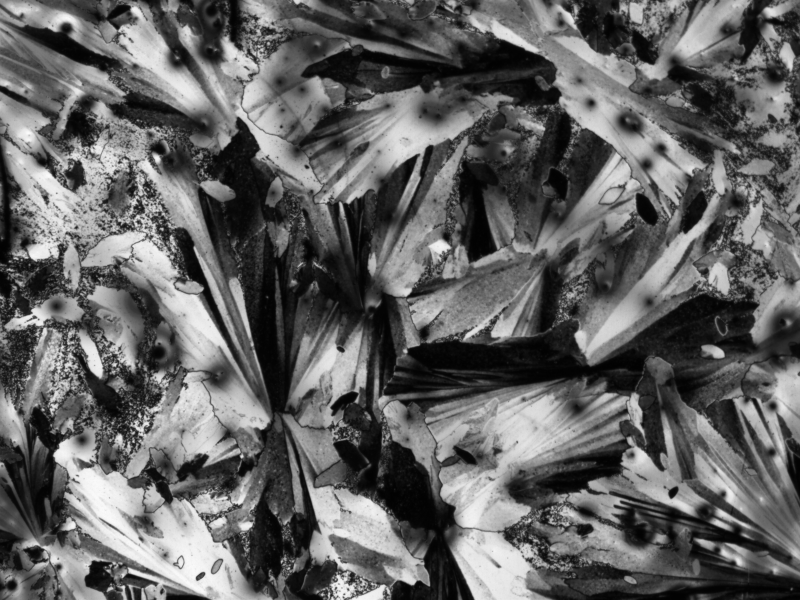
#> input picture Assignments/RM257/102.0C.jpg, 1600 x 1200 px, given in place of CEB2_s1_4x_1.jpg, which was not available (shown at 1/2 size)
$ jupyter execute --allow-errors Assignment6.ipynb   (shell and % lines are left out)   (text cells are left out)
#> lines starting #> are read from the running program, lines starting #| are printed output that depends on the picture; after the words box and inside, x2 and y2 are one past the last pixel; in counts of white or black regions, pixels touching at a corner belong together; pictures that were not available may be replaced by others from this repository, and a replacement may not be noted
[cell 1]
import numpy as np
import matplotlib.pyplot as plt
import skimage as ski
import scipy.ndimage as ndi
import cv2

[cell 2]
film = ski.io.imread('MSE7530/sampledata/HW6/CEB2_s1_4x_1.jpg')
#> film is the input picture: shape (1200, 1600, 3); min 0, max 252, mean 98.3
film.shape
#> Out = (1200, 1600, 3)

[cell 3]
red = film[:,:,0]; green = film[:,:,1]; blue = film[:,:,2]
gray = 0.2989 * red + 0.5870 * green + 0.1140 * blue
fig, ax = plt.subplots(1,4,figsize=(20,4))
#> (the rest of this cell did not finish here and is left out)

[cell 4]
gray.shape
#> Out = (1200, 1600)

[cell 5]
gradient = np.gradient(gray)
#> gradient = 2 items
fig, ax = plt.subplots(1,3,figsize=(15,4))
#> (the rest of this cell did not finish here and is left out)

[cell 6]
mag = np.sqrt(gradient[0]**2 + gradient[1]**2)
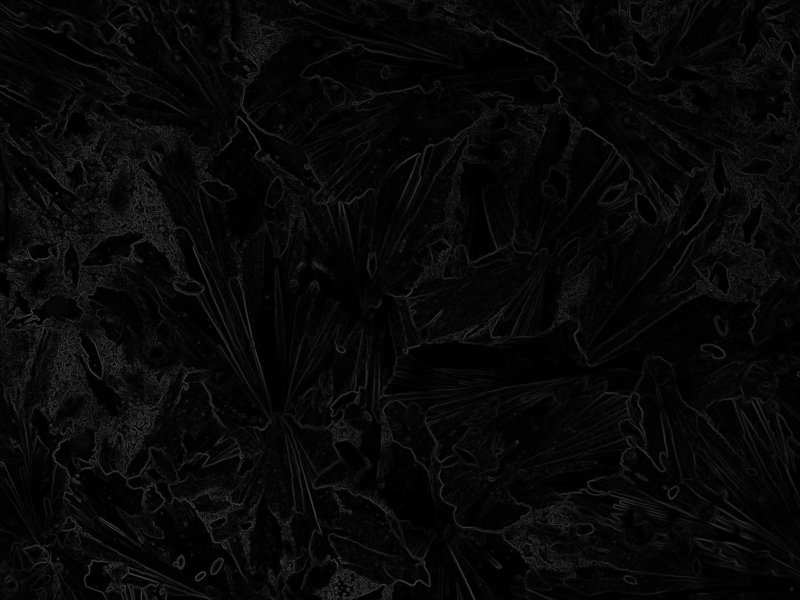
#> mag: shape (1200, 1600) float64 (shown at 1/2 size); min 0, max 101.9, mean 8.3
fig, ax = plt.subplots(1,2,figsize=(15,4))
#> (the rest of this cell did not finish here and is left out)

[cell 7]
fig, ax = plt.subplots(4,1,figsize=(3,12),sharex=True) # plotted with a common x-axis
#> (the rest of this cell did not finish here and is left out)

#> (a cell that did not finish here is left out)

[cell 9]
# Convert the grayscale image to 8-bit unsigned integer format; necessary for opencv
gray_8u = cv2.convertScaleAbs(gray)

thresh_gauss = cv2.adaptiveThreshold(gray_8u, 255, cv2.ADAPTIVE_THRESH_GAUSSIAN_C, cv2.THRESH_BINARY, 101, 15)
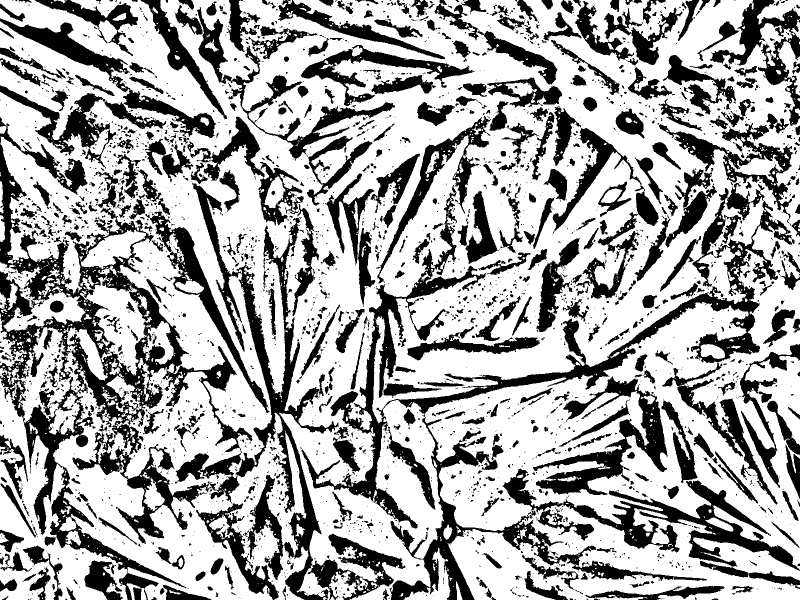
#> thresh_gauss: shape (1200, 1600) (shown at 1/2 size); 66.3% white; 3103 black regions (2406 under 20 px), largest, box (x1, y1, x2, y2) and area: (0, 235, 811, 1200) 148350, (603, 402, 1600, 1200) 99017, (1066, 753, 1335, 990) 17630

#> (the rest of this cell did not finish here and is left out)

[cell 10]
bined = thresh_gauss < 100
#> (the rest of this cell did not finish here and is left out)

[cell 11]
# erode this
from skimage.morphology import binary_erosion as er

eroded = er(bined,footprint=ski.morphology.disk(1))
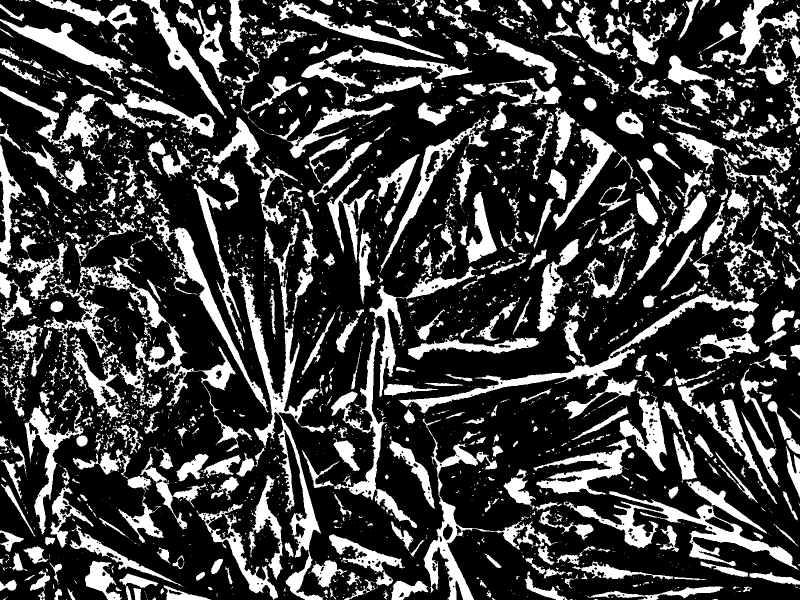
#> eroded: shape (1200, 1600) bool (shown at 1/2 size); 25.6% white; 2542 white regions (1780 under 20 px), largest, box (x1, y1, x2, y2) and area: (472, 447, 652, 1200) 20004, (798, 480, 1555, 827) 14446, (1127, 982, 1598, 1140) 13385
#> (the rest of this cell did not finish here and is left out)

[cell 12]
print(ski.morphology.disk(1))

[cell 13]
from skimage.morphology import binary_dilation as dil
dilated = dil(eroded,footprint=ski.morphology.disk(1))
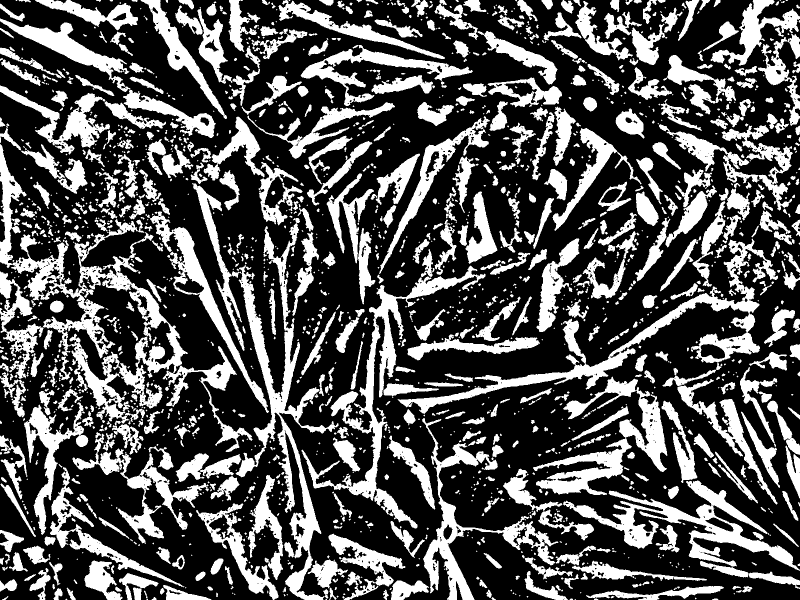
#> dilated: shape (1200, 1600) bool (shown at 1/2 size); 32.6% white; 1750 white regions (886 under 20 px), largest, box (x1, y1, x2, y2) and area: (0, 288, 376, 909) 38715, (471, 436, 677, 1200) 25322, (795, 477, 1556, 828) 24451
#> (the rest of this cell did not finish here and is left out)

[cell 14]
from skimage.morphology import remove_small_objects as rem_objects
removed1 = rem_objects(dilated,min_size=20)
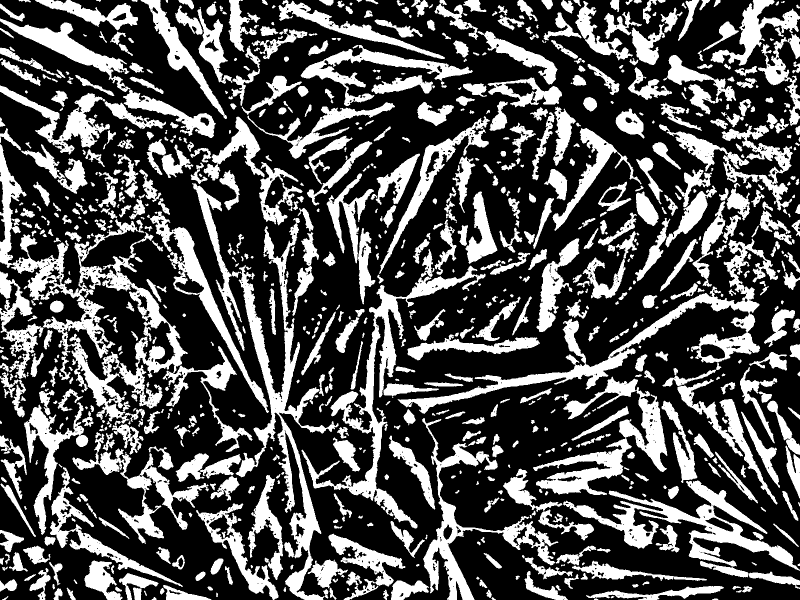
#> removed1: shape (1200, 1600) bool (shown at 1/2 size); 32.1% white; 862 white regions, largest, box (x1, y1, x2, y2) and area: (0, 288, 376, 909) 38664, (471, 436, 677, 1200) 25317, (795, 477, 1556, 828) 24451
#> (the rest of this cell did not finish here and is left out)

[cell 15]
redilate = dil(removed1,footprint=ski.morphology.disk(8))
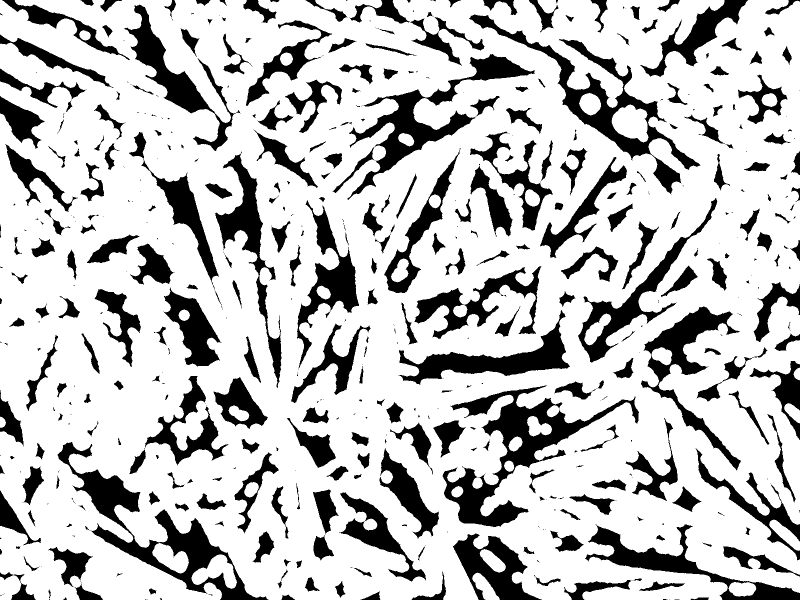
#> redilate: shape (1200, 1600) bool (shown at 1/2 size); 76.2% white; 543 black regions (242 under 20 px), largest, box (x1, y1, x2, y2) and area: (885, 771, 1278, 1054) 25538, (115, 884, 537, 1200) 23222, (938, 29, 1401, 389) 20363
#> (the rest of this cell did not finish here and is left out)

[cell 16]
from skimage.morphology import remove_small_holes as rem_holes
removed2 = rem_holes(redilate,area_threshold=1000)
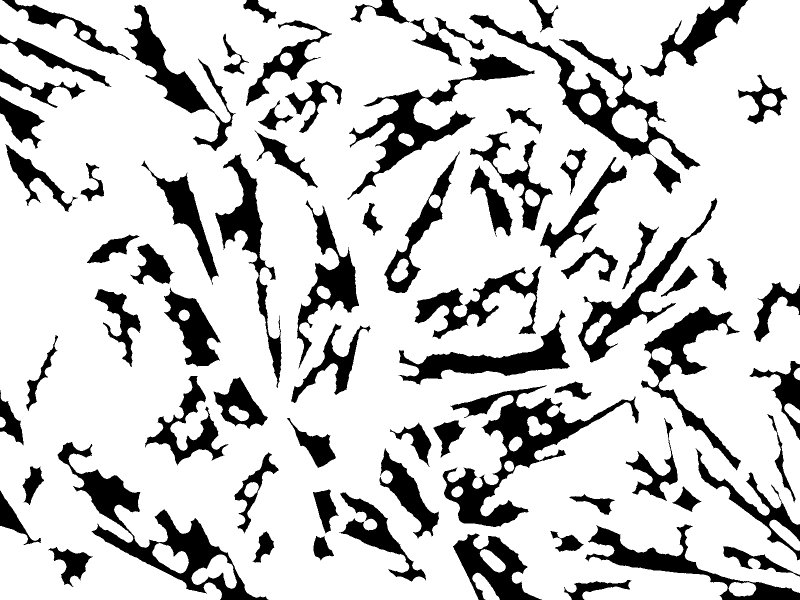
#> removed2: shape (1200, 1600) bool (shown at 1/2 size); 79.5% white; 74 black regions, largest, box (x1, y1, x2, y2) and area: (885, 771, 1278, 1054) 25531, (115, 884, 537, 1200) 23218, (938, 29, 1401, 388) 20357
#> (the rest of this cell did not finish here and is left out)

[cell 17]
reerode = er(removed2,footprint=ski.morphology.disk(8))
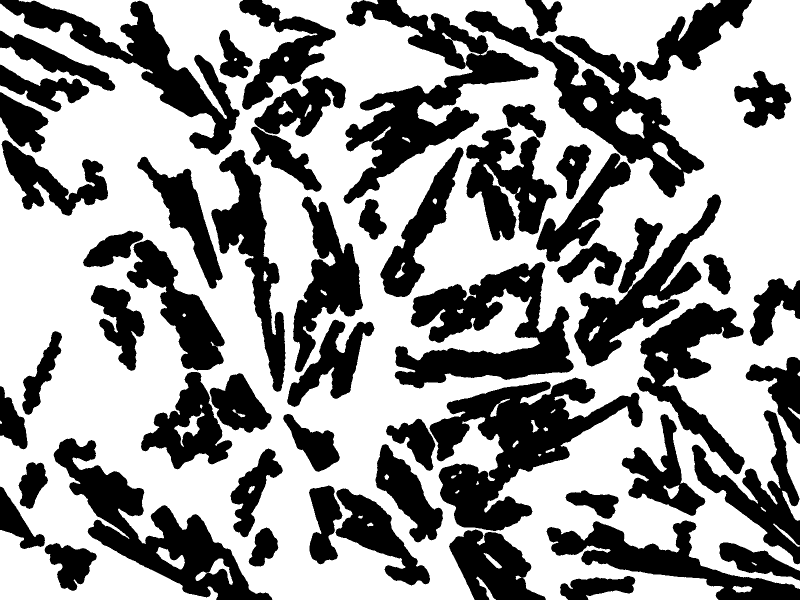
#> reerode: shape (1200, 1600) bool (shown at 1/2 size); 59.6% white; 58 black regions, largest, box (x1, y1, x2, y2) and area: (859, 755, 1286, 1062) 53642, (687, 0, 1077, 408) 46589, (789, 524, 1148, 777) 43367
#> (the rest of this cell did not finish here and is left out)

$ run again, on Assignments/RM257/125.0C.jpg
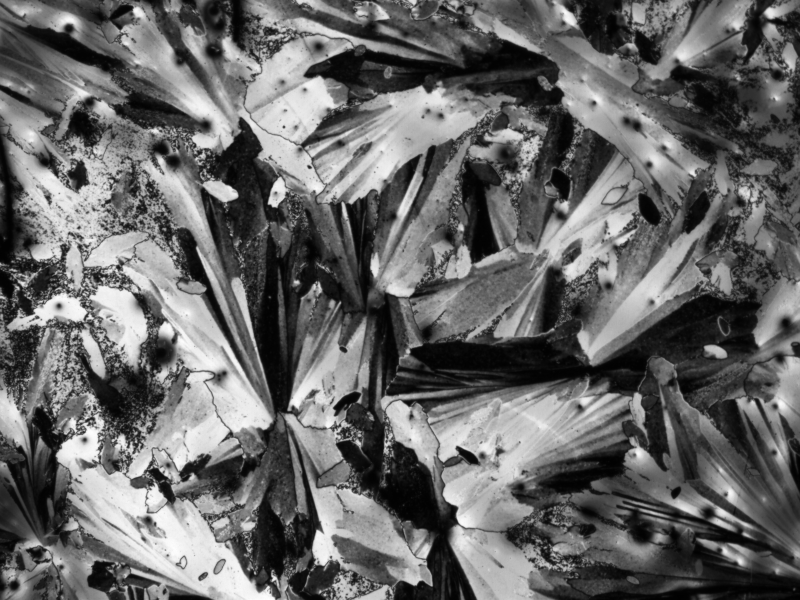
#> input picture Assignments/RM257/125.0C.jpg, 1600 x 1200 px, given in place of CEB2_s1_4x_1.jpg, which was not available (shown at 1/2 size)
#> film is the input picture: shape (1200, 1600, 3); min 0, max 255, mean 103
#> gradient = 2 items
#> `thresh_gauss = cv2.adaptiveThreshold(gray_8u, 255, cv2.ADAPTIVE_THRESH..`:
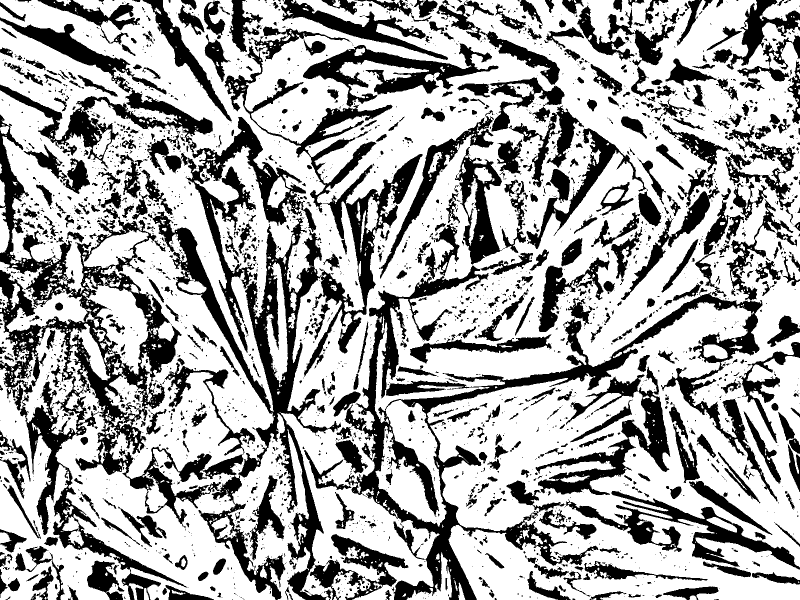
#> thresh_gauss: shape (1200, 1600) (shown at 1/2 size); 66.6% white; 2863 black regions (2137 under 20 px), largest, box (x1, y1, x2, y2) and area: (0, 229, 845, 1200) 155056, (608, 398, 1594, 1200) 83655, (0, 35, 633, 706) 44005
#> eroded: shape (1200, 1600) bool; 25.3% white; 2485 white regions (1712 under 20 px), largest, box (x1, y1, x2, y2) and area: (306, 424, 654, 1139) 30163, (704, 639, 962, 1200) 16742, (376, 235, 611, 703) 15181
#> dilated: shape (1200, 1600) bool; 32.3% white; 1786 white regions (879 under 20 px), largest, box (x1, y1, x2, y2) and area: (305, 423, 655, 1200) 40040, (703, 638, 1197, 1200) 24710, (0, 461, 340, 778) 23785
#> removed1: shape (1200, 1600) bool; 31.8% white; 902 white regions, largest, box (x1, y1, x2, y2) and area: (305, 423, 655, 1200) 40004, (703, 638, 1197, 1200) 24689, (0, 461, 340, 778) 23770
#> redilate: shape (1200, 1600) bool; 75.9% white; 606 black regions (281 under 20 px), largest, box (x1, y1, x2, y2) and area: (872, 771, 1257, 1054) 28260, (120, 860, 542, 1200) 25257, (946, 28, 1374, 389) 19148
#> removed2: shape (1200, 1600) bool; 79.1% white; 78 black regions, largest, box (x1, y1, x2, y2) and area: (872, 771, 1257, 1054) 28254, (120, 860, 542, 1200) 25250, (946, 28, 1374, 389) 19145
#> `reerode = er(removed2,footprint=ski.morphology.disk(8))`:
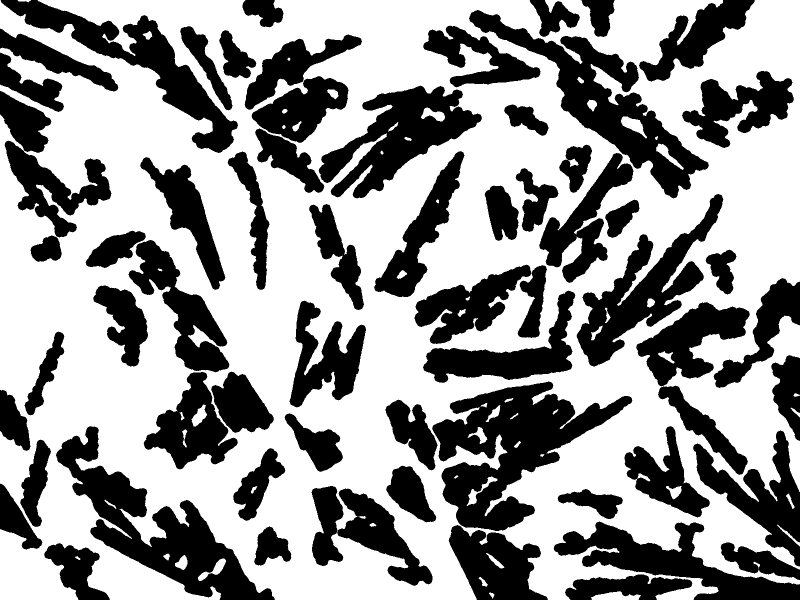
#> reerode: shape (1200, 1600) bool (shown at 1/2 size); 59.9% white; 63 black regions, largest, box (x1, y1, x2, y2) and area: (864, 763, 1265, 1062) 51846, (112, 852, 550, 1200) 43838, (938, 20, 1418, 397) 40735

$ run again, on Assignments/RM257/128.0C.jpg
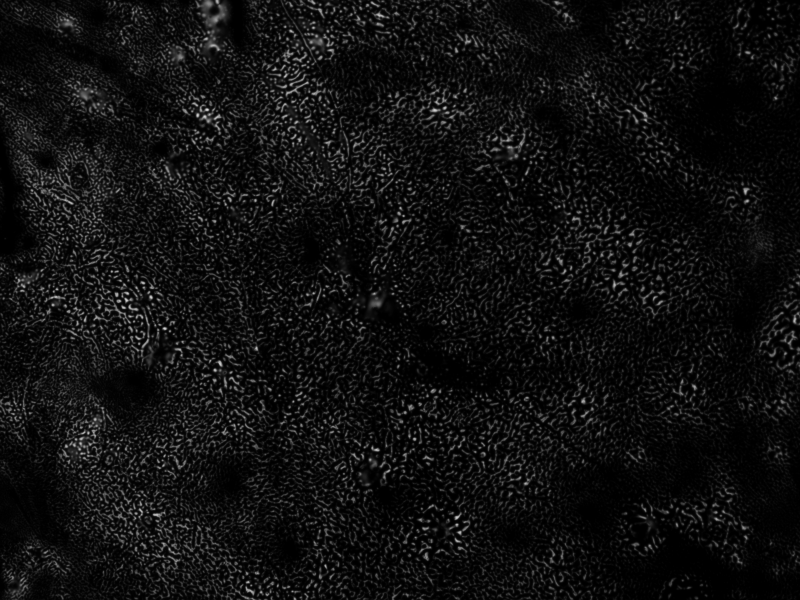
#> input picture Assignments/RM257/128.0C.jpg, 1600 x 1200 px, given in place of CEB2_s1_4x_1.jpg, which was not available (shown at 1/2 size)
#> film is the input picture: shape (1200, 1600, 3); min 0, max 226, mean 16
#> gradient = 2 items
#> `thresh_gauss = cv2.adaptiveThreshold(gray_8u, 255, cv2.ADAPTIVE_THRESH..`:
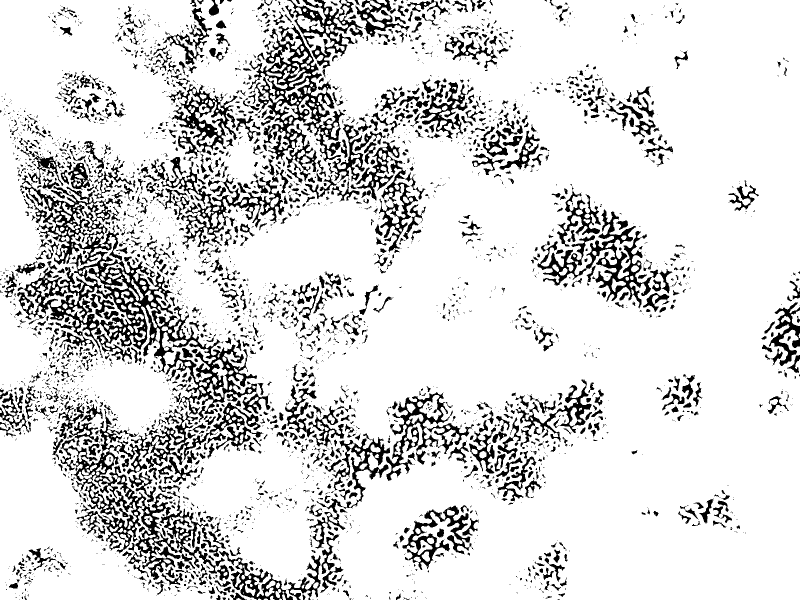
#> thresh_gauss: shape (1200, 1600) (shown at 1/2 size); 84.9% white; 3789 black regions (2568 under 20 px), largest, box (x1, y1, x2, y2) and area: (34, 351, 515, 829) 39299, (121, 818, 450, 1160) 23143, (496, 48, 690, 344) 15756
#> eroded: shape (1200, 1600) bool; 8.1% white; 3529 white regions (2305 under 20 px), largest, box (x1, y1, x2, y2) and area: (524, 54, 687, 319) 6859, (194, 524, 345, 712) 3092, (392, 680, 498, 809) 2769
#> dilated: shape (1200, 1600) bool; 13.7% white; 2639 white regions (1084 under 20 px), largest, box (x1, y1, x2, y2) and area: (499, 53, 688, 323) 12202, (176, 931, 351, 1160) 7213, (193, 523, 346, 713) 6531
#> removed1: shape (1200, 1600) bool; 13.1% white; 1544 white regions, largest, box (x1, y1, x2, y2) and area: (499, 53, 688, 323) 12166, (176, 931, 351, 1160) 7213, (193, 523, 346, 713) 6531
#> redilate: shape (1200, 1600) bool; 42.4% white; 47 white regions, largest, box (x1, y1, x2, y2) and area: (0, 0, 1216, 1200) 626161, (1055, 369, 1380, 633) 45881, (529, 539, 791, 710) 21146
#> removed2: shape (1200, 1600) bool; 42.7% white; 47 white regions, largest, box (x1, y1, x2, y2) and area: (0, 0, 1216, 1200) 630443, (1055, 369, 1380, 633) 45896, (529, 539, 791, 710) 21643
#> `reerode = er(removed2,footprint=ski.morphology.disk(8))`:
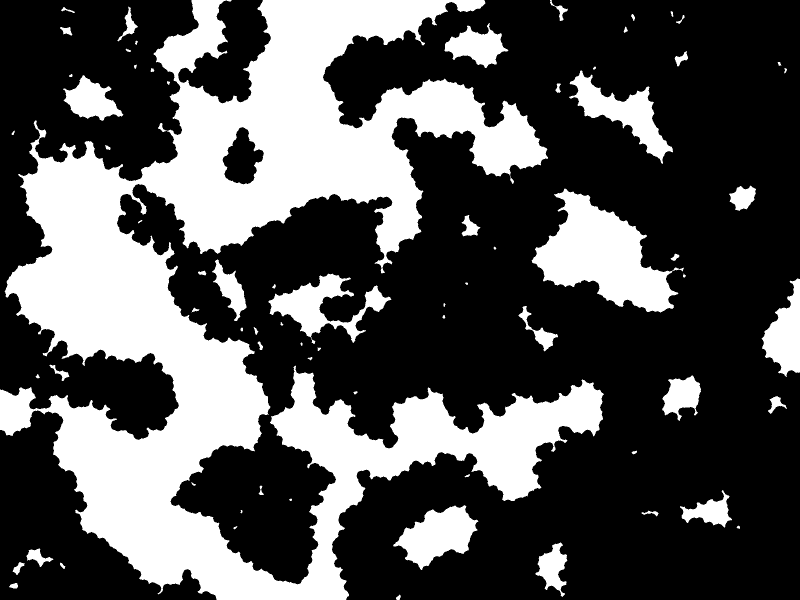
#> reerode: shape (1200, 1600) bool (shown at 1/2 size); 32.9% white; 73 white regions (2 under 20 px), largest, box (x1, y1, x2, y2) and area: (0, 0, 1208, 1200) 514605, (1063, 377, 1368, 625) 35761, (1138, 141, 1346, 328) 12000
